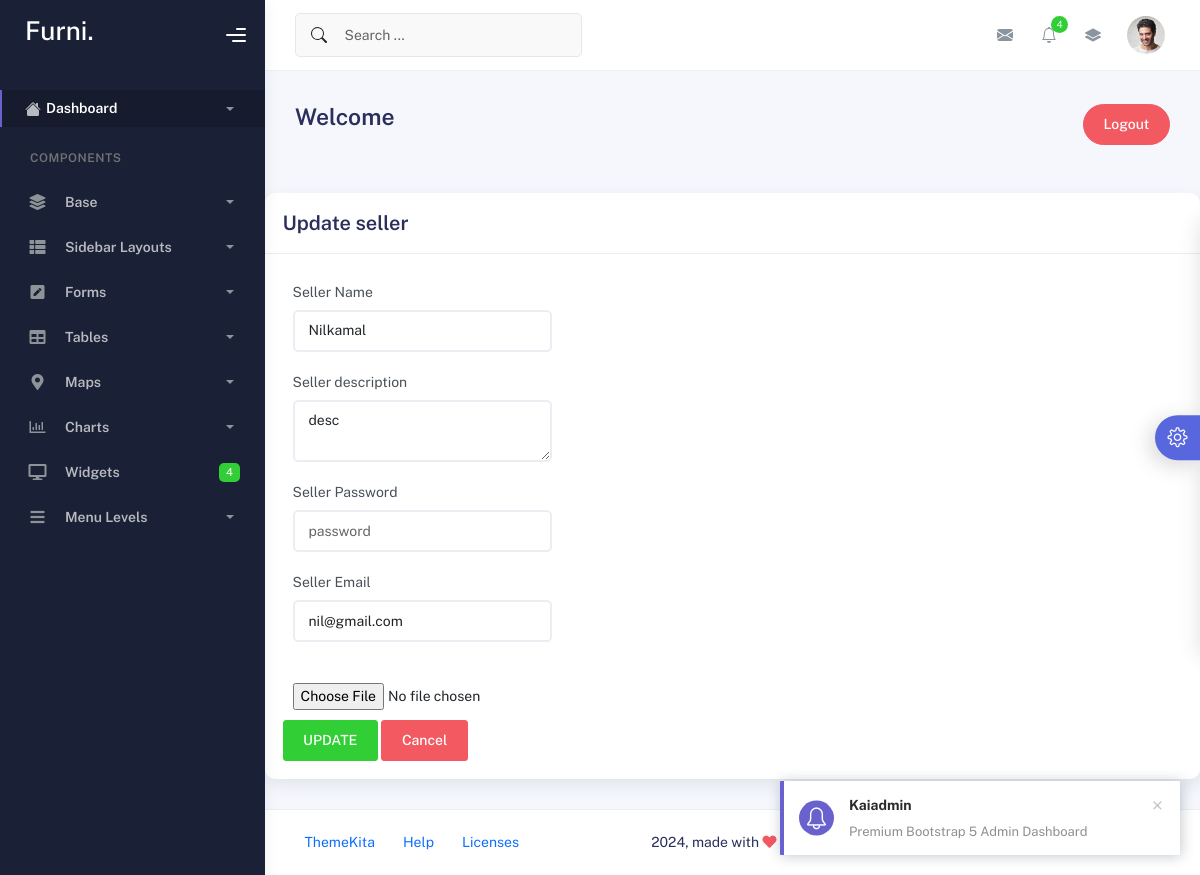
Screenshot of /update_seller/1 with the database file from the repository.
### ecomapp/models.py (models this page shows, shortened)
class Sellerdetails(models.Model):
    STATUS_CHOICES = [
        ('Pending', 'Pending'),
        ('Approved', 'Approved'),
        ('Cancelled', 'Cancelled'),
    ]
    status=models.CharField(max_length=20, choices=STATUS_CHOICES, default='Pending')
    user=models.OneToOneField('CustomUser',on_delete=models.CASCADE,related_name='seller')
    username=models.CharField(max_length=255)
    name = models.CharField(max_length=255)
    description = models.TextField(blank=True, null=True)
    email=models.EmailField(max_length=100)
    Logo = models.ImageField(upload_to='seller_logo/', blank=True, null=True)
    password=models.CharField(max_length=8)
    application_date= models.DateTimeField(default=timezone.now)

class CustomUser(AbstractUser):
    is_seller=models.BooleanField(default=False)
    is_customer=models.BooleanField(default=False)

### ecomapp/views.py (the view)
# urls.py: path('update_seller/<int:id>',views.update_seller,name='update_seller'),
def update_seller(req,id):
    data=Sellerdetails.objects.get(id=id)
    return render(req,'update_seller.html',{'data':data})

### templates/update_seller.html (shortened to what this page needs)
{% extends 'sellers.html' %}
{% block content %}
    <div class="row">
    <div class="col-md-12">
        <div class="card">
        <div class="card-header">
            <div class="card-title">Update seller</div>
        </div>
        <form action="{% url 'update_sellerdetails' data.id %}" method="post" enctype="multipart/form-data">
            <div class="card-body">
                <div class="row">
                <div class="col-md-6 col-lg-4">
                    <div class="form-group">
                        <label for="text">Seller Name</label>
                        <input type="text" class="form-control" placeholder="Name" name="uname" value="{{ data.user.username }}" >
                    </div>
                    <div class="form-group">
                        <label for="textarea">Seller description</label>
                        <textarea class="form-control" placeholder=" Description" name="sdescrp" value="" >{{ data.description  }}</textarea>
                    </div>
                    <div class="form-group">
                        <label for="email">Seller Password</label>
                        <input type="password" class="form-control" placeholder="password" name="password" >
                    </div>
                    <div class="form-group">
                        <label for="password">Seller Email</label>
                        <input type="email" class="form-control" placeholder="email" name="semail" value="{{ data.email }}" >
                    </div>
                    <div class="form-group">
                    <input type="file" class="form-control-file" id="exampleFormControlFile1" name="simg"  >
                    </div>
                <button class="btn btn-success" type="submit">UPDATE</button>
                <button class="btn btn-danger" type="reset">Cancel</button>
        </form>
        </div>
    </div>
    </div>
{% endblock %}

### rows the page displays
Sellerdetails: uname "Nilkamal", sdescrp "desc", semail "nil@gmail.com"
